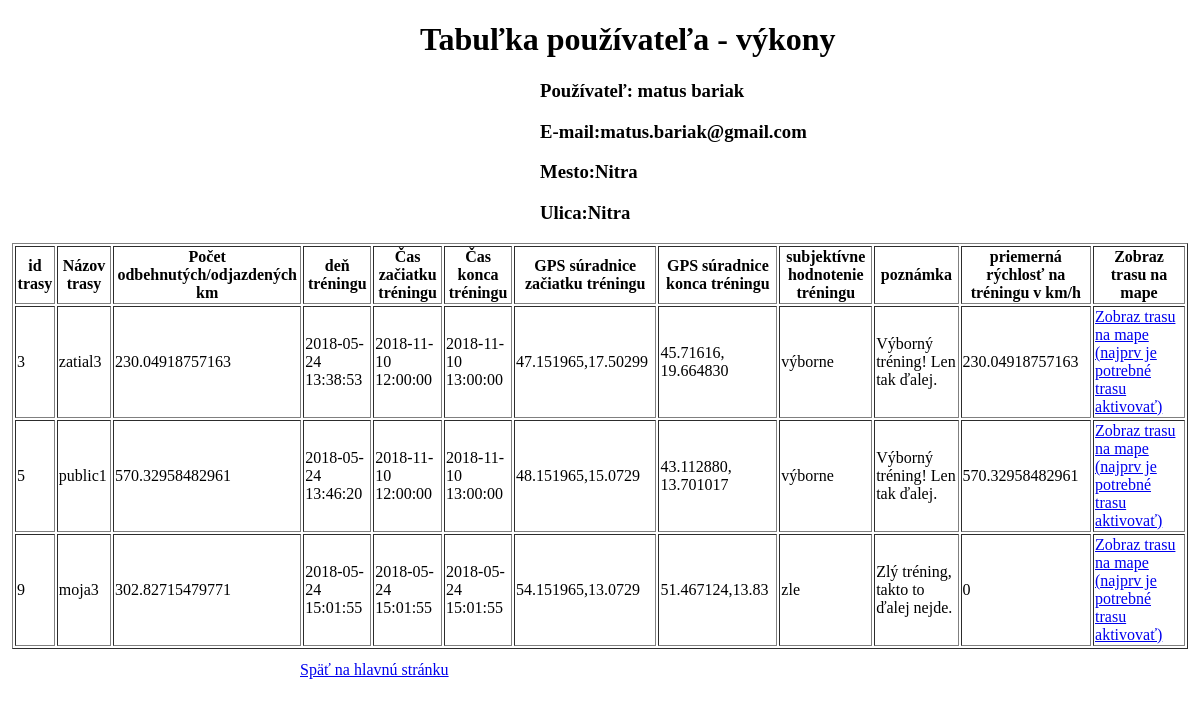
The page /VykonyTabulka.php?vykon=matus.bariak@gmail.com on the database its author committed.
### tables this page shows
CREATE TABLE `User` (
  `id` int(11) NOT NULL,
  `priezvisko` varchar(40) DEFAULT NULL,
  `meno` varchar(40) DEFAULT NULL,
  `email` varchar(40) NOT NULL,
  `pass` varchar(200) NOT NULL,
  `type` int(11) NOT NULL,
  `valid` int(11) NOT NULL,
  `hash` varchar(200) DEFAULT NULL,
  `stredna` varchar(100) DEFAULT NULL,
  `stredna_adresa` varchar(100) DEFAULT NULL,
  `bydlisko_ulica` varchar(100) DEFAULT NULL,
  `psc` varchar(20) DEFAULT NULL,
  `bydlisko_obec` varchar(100) DEFAULT NULL
);

CREATE TABLE `cvicenie` (
  `id` bigint(20) UNSIGNED NOT NULL,
  `trasa_id` bigint(20) NOT NULL,
  `user_id` bigint(20) NOT NULL,
  `start` varchar(100) NOT NULL,
  `ciel` varchar(100) NOT NULL,
  `zaciatok` datetime NOT NULL,
  `koniec` datetime NOT NULL,
  `pridane` datetime NOT NULL DEFAULT CURRENT_TIMESTAMP
);

### VykonyTabulka.php (the view, shortened to what this page needs)
 <!DOCTYPE html>
<html lang="sk">
<html>
  <head>
  <link rel="stylesheet" type="text/css" href="styly.css">
  </head>
  <body>
   <h1>Tabuľka používateľa - výkony</h1>
<?php
$servername = DB_HOSTNAME;
$username = DB_USERNAME;
$password = DB_PASSWORD;
$dbname = DB_DATABASE;
$conn = new mysqli($servername, $username, $password, $dbname);
$conn->set_charset("utf8");
    $userMail=$_GET['vykon'];
    $sql1 = "SELECT meno, priezvisko, email,bydlisko_ulica,bydlisko_obec from  ".USER_TABLE." where email=\"$userMail\"";
    $result1 = $conn->query($sql1);
 $NAME="";
  $SURNAME="";
  $MAIL="";
  $BYDUL="";
  $BYDOB="";
      if ($result1->num_rows > 0) {
    while($row1= $result1->fetch_assoc()) {
     $NAME=$row1["meno"];
  $SURNAME=$row1["priezvisko"];
  $MAIL=$row1["email"];
  $BYDUL=$row1["bydlisko_ulica"];
  $BYDOB=$row1["bydlisko_obec"];
    }
    }
   echo "<h3>Používateľ: $NAME $SURNAME</h3>";
  echo "<h3>E-mail:$MAIL </h3>";
  echo "<h3>Mesto:$BYDOB </h3>";
   echo "<h3>Ulica:$BYDUL </h3>";
  echo "<table id=\"tabulka\" border=\"1\">";
  echo "<thead><tr><th>id trasy</th><th>Názov trasy</th>";
 echo "<th>Počet odbehnutých/odjazdených km</a></th>";
 echo "<th>deň tréningu</th>";
 echo "<th>Čas začiatku tréningu</th>";
  echo "<th>Čas konca tréningu</th>";
   echo "<th>GPS súradnice začiatku tréningu</th>";
    echo "<th>GPS súradnice konca tréningu</th>";
     echo "<th>subjektívne hodnotenie tréningu</th>";
     echo "<th>poznámka</th>";
     echo "<th>priemerná rýchlosť na tréningu v km/h</th>";
     echo "<th>Zobraz trasu na mape</th></tr> </thead>";
$sql = "SELECT  b.type, a.id, a.nazov, c.pridane, c.zaciatok, c.koniec, c.start as GPSstart,c.ciel as GPSciel from trasa a join  ".USER_TABLE." b on a.autor = b.id join cvicenie c  on a.id=c.trasa_id where b.email=\"$userMail\" ";
$result = $conn->query($sql);
    $IDs=array();
    $Nazovtrasy=array();
  $Odjazdenekm=array();
   $Dentreningu=array();
    $Caszactrening=array();
     $Caskontrening=array();
      $GPSzactrening=array();
        $GPSkonctrening=array();
          $Hodnotenie=array();
        $Poznamka=array();
         $Priemernarychlost=array();
         $Lats1=array();
         $Longs1=array();
         $Lats2=array();
         $Longs2=array();
         $LongsDelta=array();
         $distance =array();
         $duration =array();
    $i=0;
if ($result->num_rows > 0) {
    while($row = $result->fetch_assoc()) {
       $IDs[$i]=$row["id"];
      $Nazovtrasy[$i]=$row["nazov"];
    $Dentreningu[$i]=$row["pridane"];
    $Caszactrening[$i]=$row["zaciatok"];
     $Caskontrening[$i]=$row["koniec"];
      $duration[$i]=(strtotime($Caskontrening[$i])-strtotime($Caszactrening[$i]))/3600;
      $GPSzactrening[$i]=$row["GPSstart"];
       $position=strpos($GPSzactrening[$i],",");
        $Lats1[$i]=floatval(substr($GPSzactrening[$i],0,$position));
        $Longs1[$i]=floatval(substr($GPSzactrening[$i],$position+1,$position));
        $GPSkonctrening[$i]=$row["GPSciel"];
          $position=strpos($GPSkonctrening[$i],",");
          $Lats2[$i]=floatval(substr($GPSkonctrening[$i],0,$position));
        $Longs2[$i]=floatval(substr($GPSkonctrening[$i],$position+1,$position));
        $LongsDelta[$i]=$Longs1[$i] - $Longs2[$i];
         $distance[$i] = (sin(deg2rad($Lats1[$i])) * sin(deg2rad($Lats2[$i]))) + (cos(deg2rad($Lats1[$i])) * cos(deg2rad($Lats2[$i])) * cos(deg2rad($LongsDelta[$i])));
          $distance[$i] =acos($distance[$i]);
           $distance[$i] =rad2deg($distance[$i]);
            $distance[$i] =$distance[$i]*60*1.1515*1.609344;
        $Odjazdenekm[$i]=$distance[$i];
          if($duration[$i]!=0)
            $Priemernarychlost[$i]=$Odjazdenekm[$i]/$duration[$i];
        else
            $Priemernarychlost[$i]=0;
         if($Priemernarychlost[$i]>100){
                  $Hodnotenie[$i]="výborne";
                  $Poznamka[$i]="Výborný tréning! Len tak ďalej.";
                  }
          if($Priemernarychlost[$i]<40 ) {
                  $Hodnotenie[$i]="zle";
                  $Poznamka[$i]="Zlý tréning, takto to ďalej nejde.";
                 }
       echo "<tr><td>" .$IDs[$i]. "</td><td>" .$Nazovtrasy[$i] . "</td><td>" . $Odjazdenekm[$i]."</td><td>". $Dentreningu[$i]."</td><td>" . $Caszactrening[$i]."</td><td>" .  $Caskontrening[$i]. "</td><td>" .$GPSzactrening[$i] ."</td><td>" . $GPSkonctrening[$i]."</td><td>" .$Hodnotenie[$i]."</td><td>" .$Poznamka[$i]."</td><td>" . $Priemernarychlost[$i]."</td><td>" .  "<a href=\"Trasy.php?trasa=$IDs[$i]\">Zobraz trasu na mape (najprv je potrebné trasu aktivovať)</a>" ."</td></tr>";
    $i=$i+1;
    }
} else {
    echo "0 results";
}
echo "</table>";
?>
      <a id="zobraz2" href="index.php">Späť na hlavnú stránku<a>
</body>
</html>

### styly.css (style rules this page uses)
html, body { height: 100%; margin: 0; padding: 0; }

### VykonyTabulka.php (style rules this page uses)
#zobraz2 { margin-left:25%; }
#tabulka { margin:1%; }
h3 { margin-left:45%; }
h1 { margin-left:35%; }

### rows shown on the page
user: meno "matus", priezvisko "bariak", email "matus.bariak@gmail.com", bydlisko_obec "Nitra", bydlisko_ulica "Nitra"
cvicenie: i "3", i "zatial3", i "230.04918757163", i "2018-05-24 13:38:53", i "2018-11-10 12:00:00", i "2018-11-10 13:00:00", i "47.151965,17.50299", i "45.71616, 19.664830", i "výborne", i "Výborný tréning! Len tak ďalej."
cvicenie: i "5", i "public1", i "570.32958482961", i "2018-05-24 13:46:20", i "2018-11-10 12:00:00", i "2018-11-10 13:00:00", i "48.151965,15.0729", i "43.112880, 13.701017", i "výborne", i "Výborný tréning! Len tak ďalej."
cvicenie: i "9", i "moja3", i "302.82715479771", i "2018-05-24 15:01:55", i "54.151965,13.0729", i "51.467124,13.83", i "zle", i "Zlý tréning, takto to ďalej nejde.", i "0"
